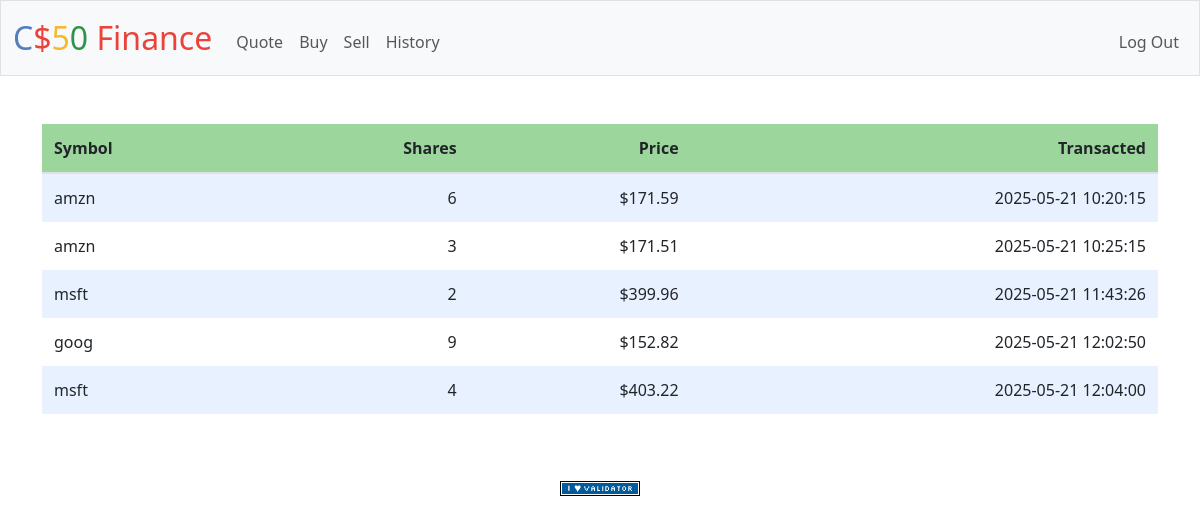
/history (signed in), run on an earlier commit of the app's database.
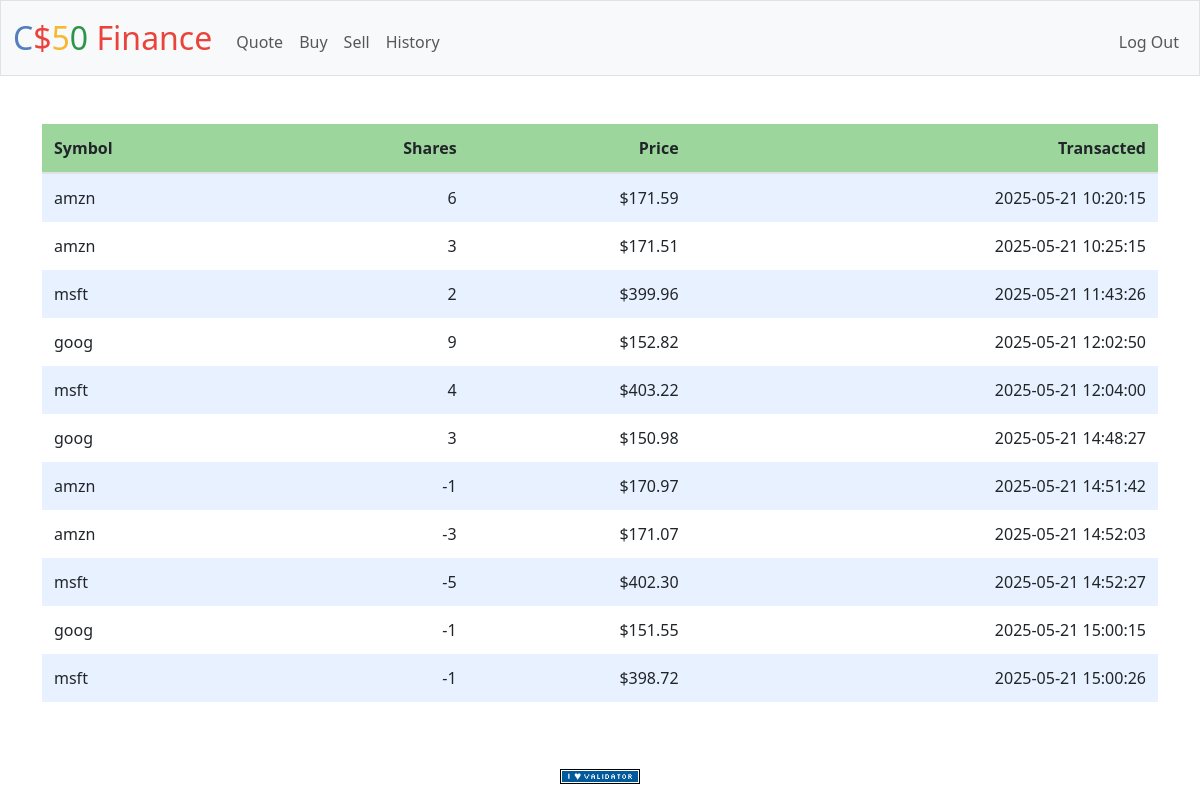
And on a later commit of the database.
### tables this page shows
CREATE TABLE history (
    id INTEGER PRIMARY KEY AUTOINCREMENT NOT NULL,
    user_id INTEGER NOT NULL,
    symbol TEXT NOT NULL,
    shares INTEGER NOT NULL,
    price NUMERIC NOT NULL,
    time TIMESTAMP DEFAULT CURRENT_TIMESTAMP,
    FOREIGN KEY (user_id) REFERENCES users(id)
);

### app.py (the view)
@app.route("/history")
@login_required
def history():
    rows = db.execute("SELECT symbol, shares, price, time FROM history WHERE user_id = ?", session["user_id"])
    return render_template("history.html", rows=rows)

### app.py (called while the page is built)
@app.after_request
def after_request(response):
    response.headers["Cache-Control"] = "no-cache, no-store, must-revalidate"
    response.headers["Expires"] = 0
    response.headers["Pragma"] = "no-cache"
    return response

### helpers.py (called while the page is built)
def login_required(f):
    @wraps(f)
    def decorated_function(*args, **kwargs):
        if session.get("user_id") is None:
            return redirect("/login")
        return f(*args, **kwargs)
    return decorated_function

def usd(value):
    return f"${value:,.2f}"

### templates/history.html (shortened to what this page needs)
{% extends "layout.html" %}
{% block main %}
<div>
    <table>
            <thead>
                <tr>
                    <th class="text-start">Symbol</th>
                    <th class="text-end">Shares</th>
                    <th class="text-end">Price</th>
                    <th class="text-end">Transacted</th>
                </tr>
            </thead>
            <tbody>
                {% for row in rows %}
                    <tr>
                        <td class="text-start"> {{ row['symbol'] }}</td>
                        <td class="text-end"> {{ row['shares'] }}</td>
                        <td class="text-end"> {{ row['price'] | usd }}</td>
                        <td class="text-end"> {{ row['time'] }}</td>
                    </tr>
                {% endfor %}
            </tbody>
    </table>
</div>
{% endblock %}

### templates/layout.html (shortened to what this page needs)
<!DOCTYPE html>
<html lang="en">
    <head>
        <link href="https://cdn.jsdelivr.net/npm/bootstrap@5.3.3/dist/css/bootstrap.min.css" rel="stylesheet">
        <link href="/static/styles.css" rel="stylesheet">
    </head>
    <body>
        <nav class="bg-light border navbar navbar-expand-md navbar-light">
            <div class="container-fluid">
                <a class="navbar-brand" href="/"><span class="blue">C</span><span class="red">$</span><span class="yellow">5</span><span class="green">0</span> <span class="red">Finance</span></a>
                <div class="collapse navbar-collapse" id="navbar">
                    {% if session["user_id"] %}
                        <ul class="navbar-nav me-auto mt-2">
                            <li class="nav-item"><a class="nav-link" href="/quote">Quote</a></li>
                            <li class="nav-item"><a class="nav-link" href="/buy">Buy</a></li>
                            <li class="nav-item"><a class="nav-link" href="/sell">Sell</a></li>
                            <li class="nav-item"><a class="nav-link" href="/history">History</a></li>
                        </ul>
                        <ul class="navbar-nav ms-auto mt-2">
                            <li class="nav-item"><a class="nav-link" href="/logout">Log Out</a></li>
                        </ul>
                    {% else %}
                        <ul class="navbar-nav ms-auto mt-2">
                            <li class="nav-item"><a class="nav-link" href="/register">Register</a></li>
                            <li class="nav-item"><a class="nav-link" href="/login">Log In</a></li>
                        </ul>
                    {% endif %}
                </div>
            </div>
        </nav>
        <main class="container py-5 text-center">
            {% block main %}{% endblock %}
        </main>
        <footer class="mb-5">
            <form action="https://validator.w3.org/check" class="text-center" enctype="multipart/form-data" method="post" target="_blank">
                <input alt="Validate" src="/static/I_heart_validator.png" type="image">
            </form>
        </footer>
    </body>
</html>

### static/styles.css (style rules this page uses)
nav .navbar-brand { font-size: xx-large; }
nav .navbar-brand .blue { color: #537fbe; }
nav .navbar-brand .red { color: #ea433b; }
nav .navbar-brand .yellow { color: #f5b82e; }
nav .navbar-brand .green { color: #2e944b; }
table { background-color: transparent; margin-bottom: 1rem; width: 100%; }
table th, table td { padding: 0.75rem; vertical-align: middle; }
tbody tr:nth-of-type(odd) { background-color: rgb(179, 208, 255, 0.3) }
thead th { vertical-align: bottom; border-bottom: 2px solid #dee2e6; background-color: #9dd69d; }

What changed in the data, as far as the page shows it:
added history: symbol "goog", shares "3", price "$150.98", time "2025-05-21 14:48:27"
added history: symbol "amzn", shares "-1", price "$170.97", time "2025-05-21 14:51:42"
added history: symbol "amzn", shares "-3", price "$171.07", time "2025-05-21 14:52:03"
added history: symbol "msft", shares "-5", price "$402.30", time "2025-05-21 14:52:27"
added history: symbol "goog", shares "-1", price "$151.55", time "2025-05-21 15:00:15"
added history: symbol "msft", shares "-1", price "$398.72", time "2025-05-21 15:00:26"
